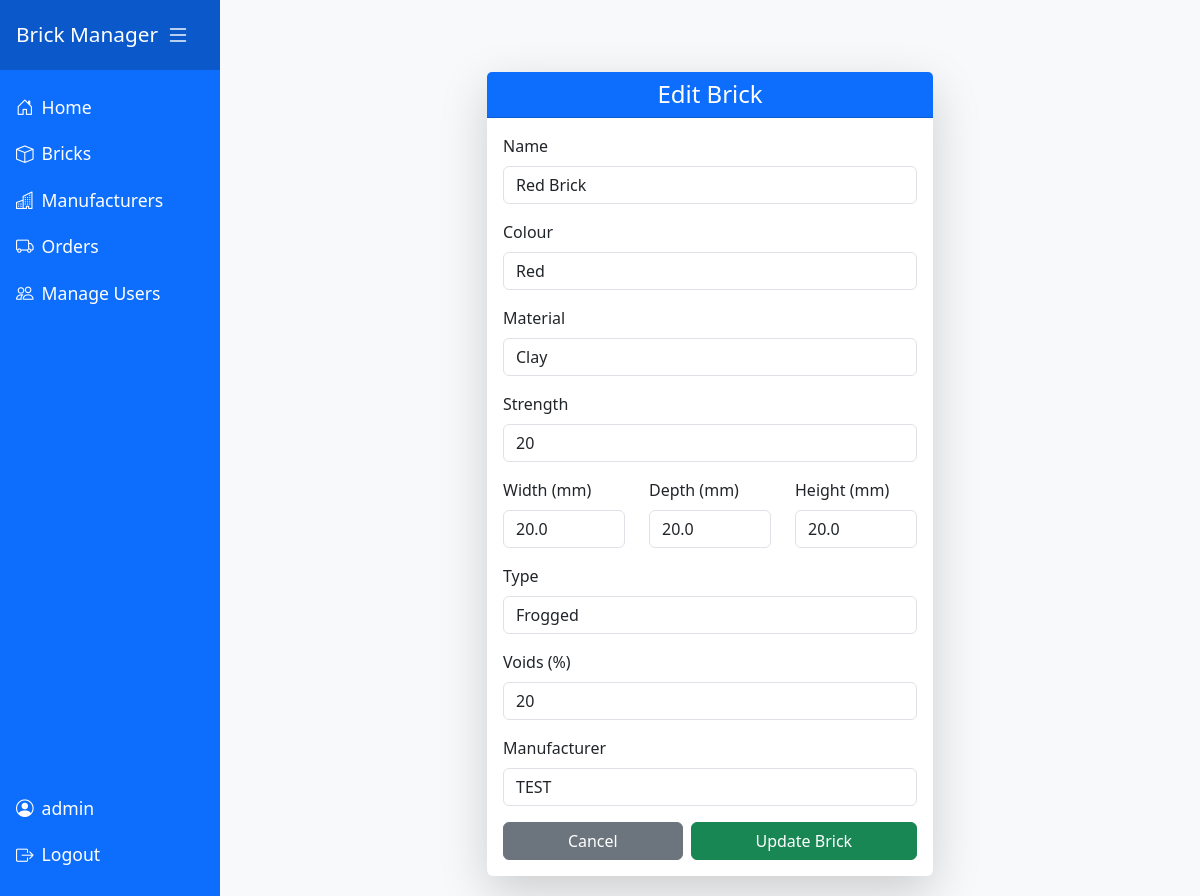
Page /edit_brick/1 (signed in) on the earlier database version.
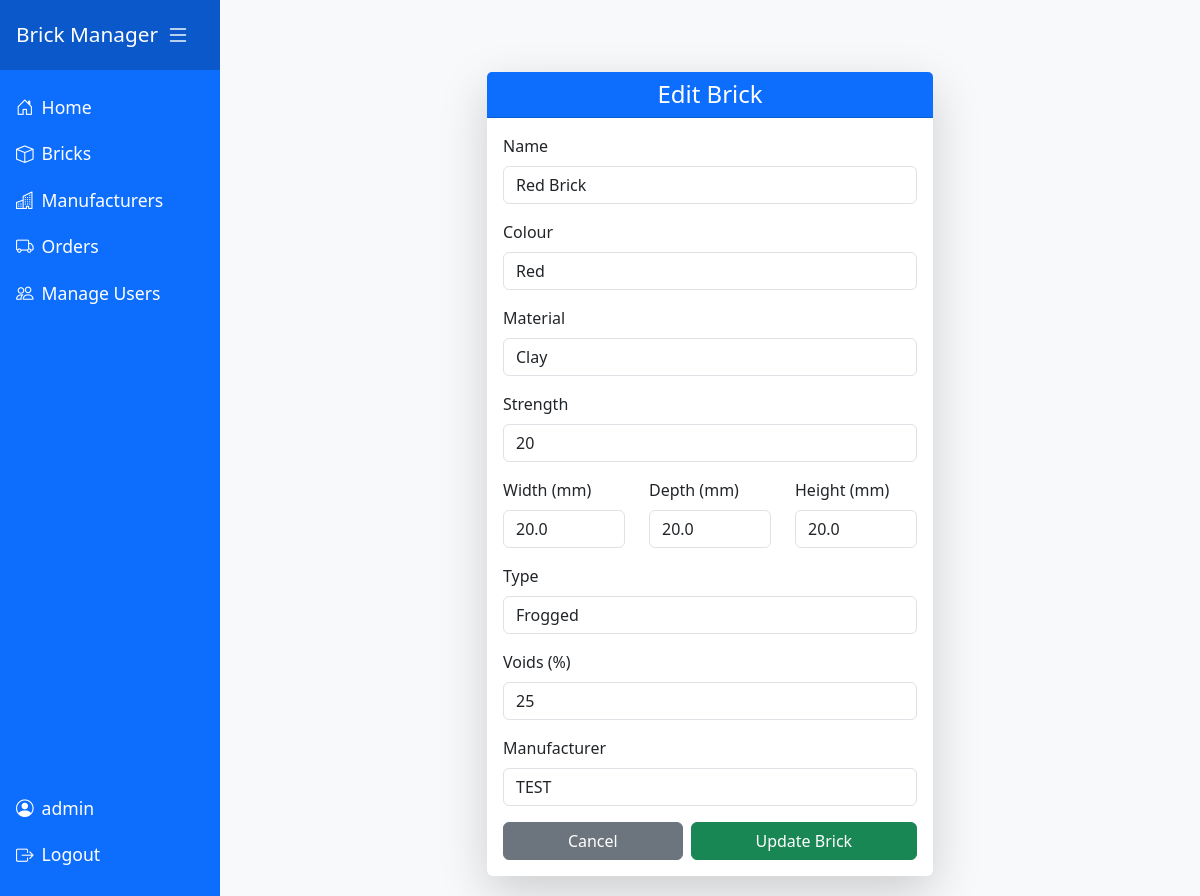
Same page on the later database version.
### models.py (models this page shows)
class Brick(db.Model):
    id = db.Column(db.Integer, primary_key=True)
    name = db.Column(db.String(150), nullable=False)
    colour = db.Column(db.String(50), nullable=False)
    material = db.Column(db.String(100), nullable=False)
    strength = db.Column(db.String(50), nullable=False)
    width = db.Column(db.Float, nullable=False)
    depth = db.Column(db.Float, nullable=False)
    height = db.Column(db.Float, nullable=False)
    type = db.Column(db.String(100), nullable=False)
    voids = db.Column(db.Integer, nullable=False)
    manufacturerId = db.Column(db.Integer, db.ForeignKey('manufacturer.id'), nullable=False)
    brickOrders = db.relationship('BrickOrder', backref='brick', lazy=True)

class Manufacturer(db.Model):
    id = db.Column(db.Integer, primary_key=True)
    name = db.Column(db.String(150), nullable=False, unique=True)
    address = db.Column(db.String(250), nullable=True)
    phoneNo = db.Column(db.String(50), nullable=True)
    email = db.Column(db.String(120), nullable=True)
    bricks = db.relationship('Brick', backref='manufacturer', lazy=True)

### bricks.py (the view, shortened to what this page needs)
@bricks_bp.route('/edit_brick/<int:id>', methods=['GET', 'POST'])
@loginRequired
def editBrick(id):
    brick = BrickMediator.get_brick_by_id(id)
    manufacturers = ManufacturerMediator.get_all_manufacturers()
    return render_template('edit_brick.html', brick=brick, manufacturers=manufacturers)

### app.py (called while the page is built)
@app.before_request
def require_login():
    allowedRoutes = ['users.login', 'users.register']
    endpoint = request.endpoint
    if endpoint is None:
        return  # Let Flask handle it
    if endpoint in allowedRoutes or endpoint.startswith('static'):
        return  # Allow access
    if not session.get('userId'):
        return redirect(url_for('users.login', next=request.url))

### mediators/brick_mediator.py (called while the page is built)
    @staticmethod
    def get_brick_by_id(brick_id):
        return BrickDB.get_by_id(brick_id)

### mediators/manufacturer_mediator.py (called while the page is built)
    @staticmethod
    def get_all_manufacturers():
        return ManufacturerDB.get_all()

### persistence/brick_db.py (called while the page is built)
    @staticmethod
    def get_by_id(brick_id):
        return Brick.query.get(brick_id)

### persistence/manufacturer_db.py (called while the page is built)
    @staticmethod
    def get_all():
        return Manufacturer.query.all()

### users.py (called while the page is built)
def loginRequired(f):
    @wraps(f)
    def decoratedFunction(*args, **kwargs):
        if not session.get('userId'):
            flash('Please log in to access this page.', 'warning')
            return redirect(url_for('users.login', next=request.url))
        return f(*args, **kwargs)
    return decoratedFunction

### templates/edit_brick.html (shortened to what this page needs)
{% extends 'base.html' %}
{% block content %}
<div class="row justify-content-center mt-5">
    <div class="col-md-8 col-lg-6">
        <div class="card shadow-lg border-0">
            <div class="card-header bg-primary text-white text-center">
                <h4 class="mb-0">Edit Brick</h4>
            </div>
            <div class="card-body">
                <form method="POST">
                    <div class="mb-3">
                        <label class="form-label">Name</label>
                        <input type="text" name="name" class="form-control" value="{{ brick.name }}" required>
                    </div>
                    <div class="mb-3">
                        <label class="form-label">Colour</label>
                        <input type="text" name="colour" class="form-control" value="{{ brick.colour }}" required>
                    </div>
                    <div class="mb-3">
                        <label class="form-label">Material</label>
                        <input type="text" name="material" class="form-control" value="{{ brick.material }}" required>
                    </div>
                    <div class="mb-3">
                        <label class="form-label">Strength</label>
                        <input type="text" name="strength" class="form-control" value="{{ brick.strength }}" required>
                    </div>
                    <div class="row">
                        <div class="col">
                            <div class="mb-3">
                                <label class="form-label">Width (mm)</label>
                                <input type="number" step="0.01" name="width" class="form-control" value="{{ brick.width }}" required min="0">
                            </div>
                        </div>
                        <div class="col">
                            <div class="mb-3">
                                <label class="form-label">Depth (mm)</label>
                                <input type="number" step="0.01" name="depth" class="form-control" value="{{ brick.depth }}" required min="0">
                            </div>
                        </div>
                        <div class="col">
                            <div class="mb-3">
                                <label class="form-label">Height (mm)</label>
                                <input type="number" step="0.01" name="height" class="form-control" value="{{ brick.height }}" required min="0">
                            </div>
                        </div>
                    </div>
                    <div class="mb-3">
                        <label class="form-label">Type</label>
                        <input type="text" name="type" class="form-control" value="{{ brick.type }}" required>
                    </div>
                    <div class="mb-3">
                        <label class="form-label">Voids (%)</label>
                        <input type="number" name="voids" class="form-control" value="{{ brick.voids }}" required min="0" max="100">
                    </div>
                    <div class="mb-3">
                        <label class="form-label">Manufacturer</label>
                        <select name="manufacturer_id" class="form-control" required>
                            {% for manufacturer in manufacturers %}
                                <option value="{{ manufacturer.id }}" {% if brick.manufacturerId == manufacturer.id %}selected{% endif %}>{{ manufacturer.name }}</option>
                            {% endfor %}
                        </select>
                    </div>
                    <div class="d-flex gap-2">
                        <a href="{{ url_for('bricks.bricks', brick_id=brick.id) }}" class="btn btn-secondary flex-fill">Cancel</a>
                        <button type="submit" class="btn btn-success flex-fill">Update Brick</button>
                    </div>
                </form>
            </div>
        </div>
    </div>
</div>
{% endblock %}

Differences in the rows shown:
changed Brick "Red Brick": voids "20" → "25"
